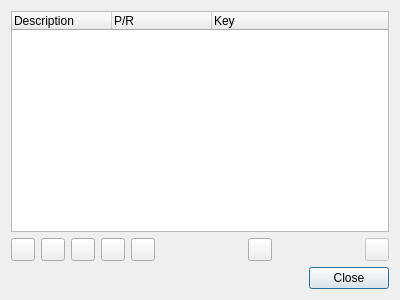
<?xml version="1.0" encoding="UTF-8"?>
<ui version="4.0">
 <class>CommandsDialog</class>
 <widget class="QDialog" name="CommandsDialog">
  <property name="geometry">
   <rect>
    <x>0</x>
    <y>0</y>
    <width>400</width>
    <height>300</height>
   </rect>
  </property>
  <property name="font">
   <font>
    <family>Liberation Sans</family>
    <pointsize>9</pointsize>
   </font>
  </property>
  <property name="windowTitle">
   <string>Commands</string>
  </property>
  <layout class="QVBoxLayout" name="verticalLayout">
   <item>
    <widget class="QTreeWidget" name="commandTree">
     <property name="indentation">
      <number>5</number>
     </property>
     <property name="allColumnsShowFocus">
      <bool>true</bool>
     </property>
     <property name="columnCount">
      <number>3</number>
     </property>
     <attribute name="headerMinimumSectionSize">
      <number>5</number>
     </attribute>
     <column>
      <property name="text">
       <string>Description</string>
      </property>
     </column>
     <column>
      <property name="text">
       <string>P/R</string>
      </property>
     </column>
     <column>
      <property name="text">
       <string>Key</string>
      </property>
     </column>
    </widget>
   </item>
   <item>
    <layout class="QHBoxLayout" name="commandsControl">
     <item>
      <widget class="QToolButton" name="commandNew">
       <property name="toolTip">
        <string>Create new command</string>
       </property>
       <property name="text">
        <string/>
       </property>
       <property name="icon">
        <iconset resource="../resources/res.qrc">
         <normaloff>:/create.png</normaloff>:/create.png</iconset>
       </property>
      </widget>
     </item>
     <item>
      <widget class="QToolButton" name="commandDuplicate">
       <property name="toolTip">
        <string>Duplicate command</string>
       </property>
       <property name="text">
        <string/>
       </property>
       <property name="icon">
        <iconset resource="../resources/res.qrc">
         <normaloff>:/duplicate.png</normaloff>:/duplicate.png</iconset>
       </property>
      </widget>
     </item>
     <item>
      <widget class="QToolButton" name="commandEdit">
       <property name="toolTip">
        <string>Edit command details</string>
       </property>
       <property name="text">
        <string/>
       </property>
       <property name="icon">
        <iconset resource="../resources/res.qrc">
         <normaloff>:/edit.png</normaloff>:/edit.png</iconset>
       </property>
      </widget>
     </item>
     <item>
      <widget class="QToolButton" name="commandRun">
       <property name="toolTip">
        <string>Run command</string>
       </property>
       <property name="text">
        <string/>
       </property>
       <property name="icon">
        <iconset resource="../resources/res.qrc">
         <normaloff>:/play.png</normaloff>:/play.png</iconset>
       </property>
      </widget>
     </item>
     <item>
      <widget class="QToolButton" name="commandOutput">
       <property name="toolTip">
        <string>View last run status and output</string>
       </property>
       <property name="text">
        <string/>
       </property>
       <property name="icon">
        <iconset resource="../resources/res.qrc">
         <normaloff>:/listing.png</normaloff>:/listing.png</iconset>
       </property>
      </widget>
     </item>
     <item>
      <spacer name="horizontalSpacer_3">
       <property name="orientation">
        <enum>Qt::Horizontal</enum>
       </property>
       <property name="sizeHint" stdset="0">
        <size>
         <width>40</width>
         <height>20</height>
        </size>
       </property>
      </spacer>
     </item>
     <item>
      <widget class="QToolButton" name="commandDelete">
       <property name="toolTip">
        <string>Delete selected command</string>
       </property>
       <property name="text">
        <string/>
       </property>
       <property name="icon">
        <iconset resource="../resources/res.qrc">
         <normaloff>:/bin.png</normaloff>:/bin.png</iconset>
       </property>
      </widget>
     </item>
     <item>
      <spacer name="horizontalSpacer_4">
       <property name="orientation">
        <enum>Qt::Horizontal</enum>
       </property>
       <property name="sizeHint" stdset="0">
        <size>
         <width>40</width>
         <height>20</height>
        </size>
       </property>
      </spacer>
     </item>
     <item>
      <widget class="ButtonSwitch" name="commandKeyboardConnect">
       <property name="enabled">
        <bool>false</bool>
       </property>
       <property name="toolTip">
        <string>Toggle keyboard to command connection</string>
       </property>
       <property name="text">
        <string/>
       </property>
       <property name="icon">
        <iconset resource="../resources/res.qrc">
         <normaloff>:/keyboard.png</normaloff>:/keyboard.png</iconset>
       </property>
      </widget>
     </item>
    </layout>
   </item>
   <item>
    <widget class="QDialogButtonBox" name="buttonBox">
     <property name="orientation">
      <enum>Qt::Horizontal</enum>
     </property>
     <property name="standardButtons">
      <set>QDialogButtonBox::Close</set>
     </property>
    </widget>
   </item>
  </layout>
 </widget>
 <customwidgets>
  <customwidget>
   <class>ButtonSwitch</class>
   <extends>QToolButton</extends>
   <header>gui/buttonswitch.h</header>
  </customwidget>
 </customwidgets>
 <resources>
  <include location="../resources/res.qrc"/>
 </resources>
 <connections>
  <connection>
   <sender>buttonBox</sender>
   <signal>accepted()</signal>
   <receiver>CommandsDialog</receiver>
   <slot>accept()</slot>
   <hints>
    <hint type="sourcelabel">
     <x>248</x>
     <y>254</y>
    </hint>
    <hint type="destinationlabel">
     <x>157</x>
     <y>274</y>
    </hint>
   </hints>
  </connection>
  <connection>
   <sender>buttonBox</sender>
   <signal>rejected()</signal>
   <receiver>CommandsDialog</receiver>
   <slot>reject()</slot>
   <hints>
    <hint type="sourcelabel">
     <x>316</x>
     <y>260</y>
    </hint>
    <hint type="destinationlabel">
     <x>286</x>
     <y>274</y>
    </hint>
   </hints>
  </connection>
 </connections>
</ui>
